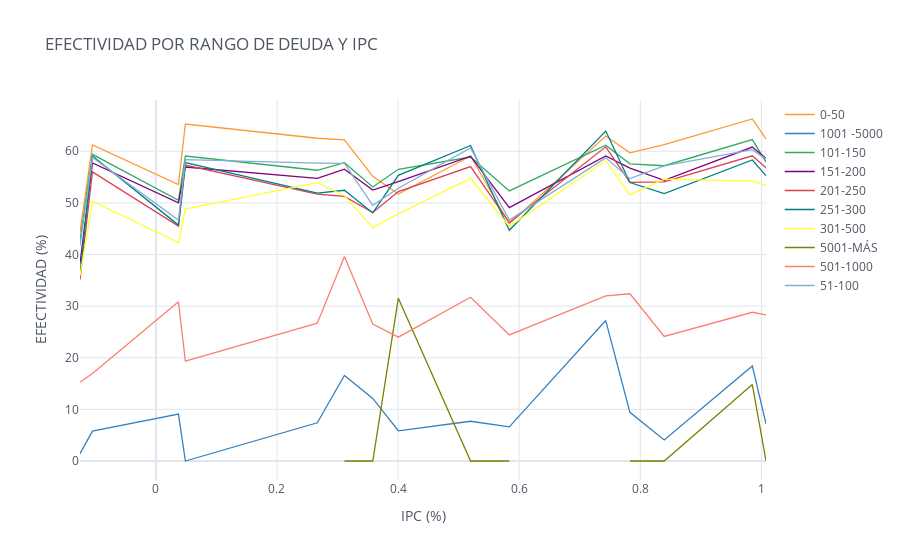

Here is the notebook cell this chart was saved with:
### Code cell
RD_IPC.iplot(kind='line', xTitle='IPC (%)', yTitle='EFECTIVIDAD (%)',
                    title='EFECTIVIDAD POR RANGO DE DEUDA Y IPC')

### Figure 1 — Plotly figure (JSON) as saved in the notebook; plotly's stock layout.template omitted (floating-point values rounded to 4 significant figures)
{"data": [{"line": {"color": "rgba(255, 153, 51, 1.0)", "dash": "solid", "shape": "linear", "width": 1.3}, "mode": "lines", "name": "0-50", "text": "", "type": "scatter", "x": [-0.1253, -0.1047, 0.03733, 0.04873, 0.2666, 0.3114, 0.3582, 0.4004, 0.5197, 0.5837, 0.7429, 0.7828, 0.8395, 0.9849, 1.008], "y": [44.34, 61.22, 53.53, 65.27, 62.52, 62.19, 55.13, 51.72, 59.08, 45.96, 62.93, 59.69, 61.26, 66.24, 62.4]}, {"line": {"color": "rgba(55, 128, 191, 1.0)", "dash": "solid", "shape": "linear", "width": 1.3}, "mode": "lines", "name": "1001 -5000", "text": "", "type": "scatter", "x": [-0.1253, -0.1047, 0.03733, 0.04873, 0.2666, 0.3114, 0.3582, 0.4004, 0.5197, 0.5837, 0.7429, 0.7828, 0.8395, 0.9849, 1.008], "y": [1.425, 5.792, 9.077, 0, 7.409, 16.56, 12.12, 5.855, 7.694, 6.617, 27.2, 9.427, 4.087, 18.41, 7.189]}, {"line": {"color": "rgba(50, 171, 96, 1.0)", "dash": "solid", "shape": "linear", "width": 1.3}, "mode": "lines", "name": "101-150", "text": "", "type": "scatter", "x": [-0.1253, -0.1047, 0.03733, 0.04873, 0.2666, 0.3114, 0.3582, 0.4004, 0.5197, 0.5837, 0.7429, 0.7828, 0.8395, 0.9849, 1.008], "y": [42.68, 59.4, 50.49, 59.08, 56.31, 57.79, 53.08, 56.5, 58.87, 52.32, 61.17, 57.57, 57.19, 62.25, 57.9]}, {"line": {"color": "rgba(128, 0, 128, 1.0)", "dash": "solid", "shape": "linear", "width": 1.3}, "mode": "lines", "name": "151-200", "text": "", "type": "scatter", "x": [-0.1253, -0.1047, 0.03733, 0.04873, 0.2666, 0.3114, 0.3582, 0.4004, 0.5197, 0.5837, 0.7429, 0.7828, 0.8395, 0.9849, 1.008], "y": [38.24, 57.72, 50.0, 56.95, 54.74, 56.54, 52.48, 54.13, 59.04, 49.07, 59.1, 56.75, 54.36, 60.8, 58.64]}, {"line": {"color": "rgba(219, 64, 82, 1.0)", "dash": "solid", "shape": "linear", "width": 1.3}, "mode": "lines", "name": "201-250", "text": "", "type": "scatter", "x": [-0.1253, -0.1047, 0.03733, 0.04873, 0.2666, 0.3114, 0.3582, 0.4004, 0.5197, 0.5837, 0.7429, 0.7828, 0.8395, 0.9849, 1.008], "y": [35.15, 56.01, 45.5, 57.31, 51.68, 51.26, 48.13, 52.18, 57.03, 46.17, 60.85, 53.95, 54.07, 59.11, 56.79]}, {"line": {"color": "rgba(0, 128, 128, 1.0)", "dash": "solid", "shape": "linear", "width": 1.3}, "mode": "lines", "name": "251-300", "text": "", "type": "scatter", "x": [-0.1253, -0.1047, 0.03733, 0.04873, 0.2666, 0.3114, 0.3582, 0.4004, 0.5197, 0.5837, 0.7429, 0.7828, 0.8395, 0.9849, 1.008], "y": [36.11, 59.08, 45.69, 57.8, 51.9, 52.45, 48.06, 55.34, 61.11, 44.68, 63.9, 53.94, 51.78, 58.31, 55.27]}, {"line": {"color": "rgba(255, 255, 51, 1.0)", "dash": "solid", "shape": "linear", "width": 1.3}, "mode": "lines", "name": "301-500", "text": "", "type": "scatter", "x": [-0.1253, -0.1047, 0.03733, 0.04873, 0.2666, 0.3114, 0.3582, 0.4004, 0.5197, 0.5837, 0.7429, 0.7828, 0.8395, 0.9849, 1.008], "y": [35.91, 50.33, 42.31, 48.78, 53.92, 51.39, 45.2, 47.88, 54.73, 45.45, 58.15, 51.54, 54.58, 54.19, 53.38]}, {"line": {"color": "rgba(128, 128, 0, 1.0)", "dash": "solid", "shape": "linear", "width": 1.3}, "mode": "lines", "name": "5001-MÁS", "text": "", "type": "scatter", "x": [-0.1253, -0.1047, 0.03733, 0.04873, 0.2666, 0.3114, 0.3582, 0.4004, 0.5197, 0.5837, 0.7429, 0.7828, 0.8395, 0.9849, 1.008], "y": ["", "", 0, "", "", 0, 0, 31.53, 0, 0, "", 0, 0, 14.81, 0]}, {"line": {"color": "rgba(251, 128, 114, 1.0)", "dash": "solid", "shape": "linear", "width": 1.3}, "mode": "lines", "name": "501-1000", "text": "", "type": "scatter", "x": [-0.1253, -0.1047, 0.03733, 0.04873, 0.2666, 0.3114, 0.3582, 0.4004, 0.5197, 0.5837, 0.7429, 0.7828, 0.8395, 0.9849, 1.008], "y": [15.27, 16.94, 30.83, 19.34, 26.7, 39.59, 26.53, 23.99, 31.72, 24.41, 31.96, 32.39, 24.12, 28.8, 28.28]}, {"line": {"color": "rgba(128, 177, 211, 1.0)", "dash": "solid", "shape": "linear", "width": 1.3}, "mode": "lines", "name": "51-100", "text": "", "type": "scatter", "x": [-0.1253, -0.1047, 0.03733, 0.04873, 0.2666, 0.3114, 0.3582, 0.4004, 0.5197, 0.5837, 0.7429, 0.7828, 0.8395, 0.9849, 1.008], "y": [41.68, 58.81, 46.69, 58.36, 57.72, 57.64, 49.53, 52.82, 60.65, 46.69, 58.72, 54.69, 57.16, 60.31, 58.47]}], "layout": {"legend": {"bgcolor": "#FFFFFF", "font": {"color": "#4D5663"}}, "paper_bgcolor": "#FFFFFF", "plot_bgcolor": "#FFFFFF", "title": {"font": {"color": "#4D5663"}, "text": "EFECTIVIDAD POR RANGO DE DEUDA Y IPC"}, "xaxis": {"gridcolor": "#E1E5ED", "showgrid": true, "tickfont": {"color": "#4D5663"}, "title": {"font": {"color": "#4D5663"}, "text": "IPC (%)"}, "zerolinecolor": "#E1E5ED"}, "yaxis": {"gridcolor": "#E1E5ED", "showgrid": true, "tickfont": {"color": "#4D5663"}, "title": {"font": {"color": "#4D5663"}, "text": "EFECTIVIDAD (%)"}, "zerolinecolor": "#E1E5ED"}}}
